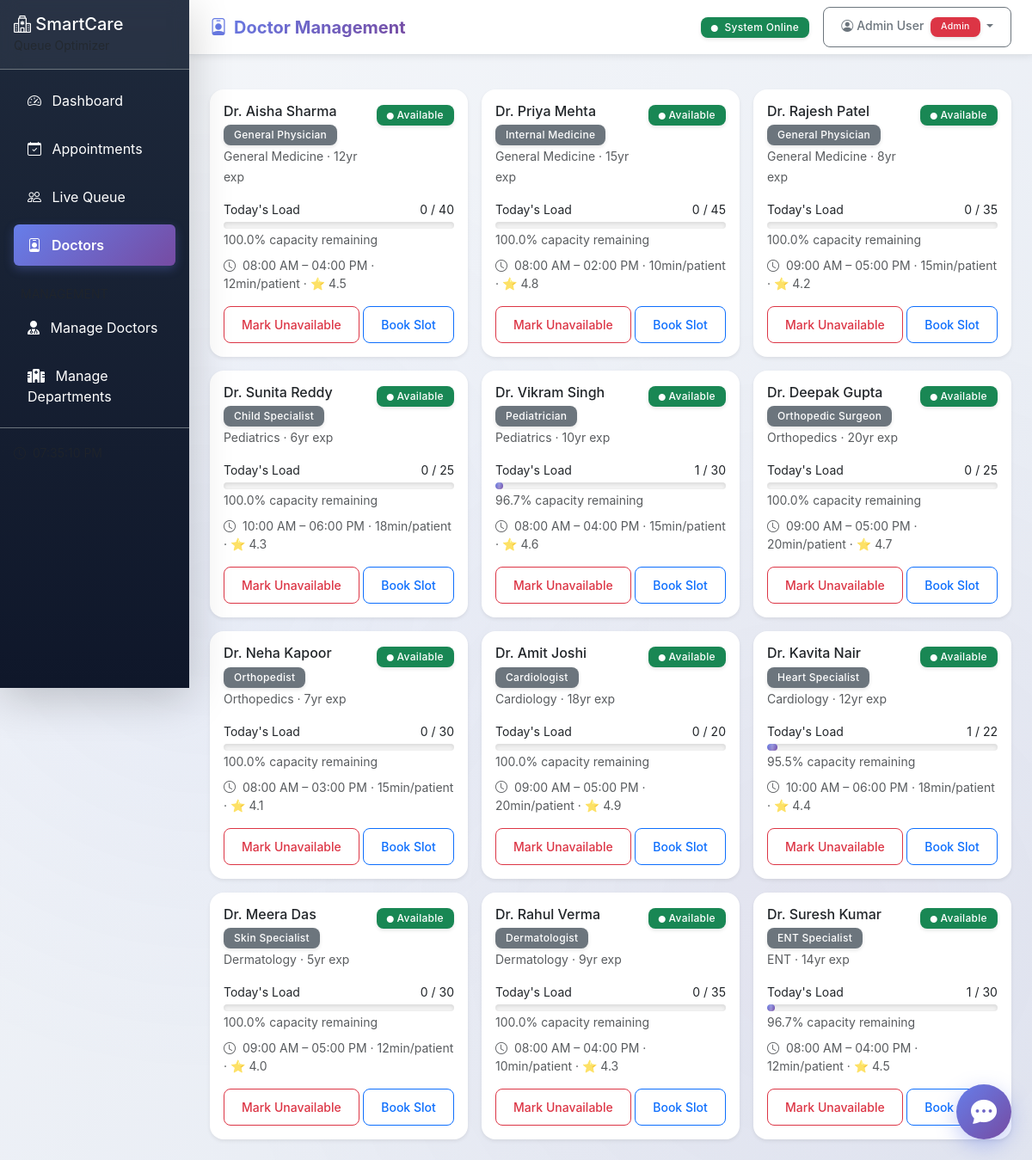
The page /admin/doctors/ (signed in) on the database its author committed.
### app/models/user.py (models this page shows, shortened)
class User(UserMixin, db.Model):
    __tablename__ = "users"
    id = db.Column(db.Integer, primary_key=True)
    name = db.Column(db.String(150), nullable=False)
    email = db.Column(db.String(120), unique=True, nullable=False, index=True)
    phone = db.Column(db.String(15), nullable=True)
    password_hash = db.Column(db.String(255), nullable=False)
    role = db.Column(db.String(20), nullable=False, default="user")  # user, admin
    is_active = db.Column(db.Boolean, default=True)
    is_verified = db.Column(db.Boolean, default=False)
    created_at = db.Column(db.DateTime, default=datetime.utcnow)
    last_login = db.Column(db.DateTime, nullable=True)
    patient_id = db.Column(db.Integer, db.ForeignKey("patients.id"), nullable=True)
    patient = db.relationship("Patient", backref="user_account", uselist=False)
    def is_admin(self):
        return self.role == "admin"

### app/models/models.py (models this page shows, shortened)
class Doctor(db.Model):
    __tablename__ = "doctors"
    id = db.Column(db.Integer, primary_key=True)
    name = db.Column(db.String(150), nullable=False)
    specialization = db.Column(db.String(100), nullable=False)
    department_id = db.Column(db.Integer, db.ForeignKey("departments.id"), nullable=False)
    experience_years = db.Column(db.Integer, default=0)
    avg_consultation_min = db.Column(db.Integer, default=15)
    max_patients_per_day = db.Column(db.Integer, default=40)
    is_available = db.Column(db.Boolean, default=True)
    shift_start = db.Column(db.Time, default=time(8, 0))
    shift_end = db.Column(db.Time, default=time(17, 0))
    rating = db.Column(db.Float, default=4.0)
    appointments = db.relationship("Appointment", backref="doctor", lazy="dynamic")
    @property
    def today_patient_count(self):
        today = date.today()
        return Appointment.query.filter(
            Appointment.doctor_id == self.id,
            Appointment.appointment_date == today,
            Appointment.status.in_(["scheduled", "checked_in", "in_progress"]),
        ).count()
    @property
    def availability_percentage(self):
        count = self.today_patient_count
        if self.max_patients_per_day == 0:
            return 0
        return max(0, 100 - (count / self.max_patients_per_day * 100))

class Department(db.Model):
    __tablename__ = "departments"
    id = db.Column(db.Integer, primary_key=True)
    name = db.Column(db.String(100), nullable=False, unique=True)
    floor = db.Column(db.Integer, default=1)
    max_capacity = db.Column(db.Integer, default=50)
    avg_consultation_min = db.Column(db.Integer, default=15)
    is_active = db.Column(db.Boolean, default=True)
    doctors = db.relationship("Doctor", backref="department", lazy="dynamic")
    appointments = db.relationship("Appointment", backref="department", lazy="dynamic")

### app/routes/doctors.py (the view)
@doctors_bp.route("/")
@admin_required
def list_doctors():
    doctors = Doctor.query.order_by(Doctor.department_id, Doctor.name).all()
    departments = Department.query.filter_by(is_active=True).all()
    doctor_data = []
    for doc in doctors:
        today_count = doc.today_patient_count
        availability = doc.availability_percentage
        doctor_data.append({
            "doctor": doc,
            "today_count": today_count,
            "availability": round(availability, 1),
            "status_color": (
                "#28a745" if availability > 50
                else "#ffc107" if availability > 20
                else "#dc3545"
            ),
        })
    return render_template(
        "doctors.html",
        doctor_data=doctor_data,
        departments=departments,
    )

### app/services/auth_service.py (called while the page is built)
def admin_required(f):
    @wraps(f)
    def decorated_function(*args, **kwargs):
        if not current_user.is_authenticated:
            flash('Please login to access this page.', 'warning')
            return redirect(url_for('auth.login'))
        if not current_user.is_admin():
            flash('Access denied. Admin privileges required.', 'danger')
            return redirect(url_for('patient_portal.home'))
        return f(*args, **kwargs)
    return decorated_function

### app/templates/doctors.html (shortened to what this page needs)
{% extends "base.html" %}
{% block page_title %}<i class="bi bi-person-badge me-2"></i>Doctor Management{% endblock %}
{% block content %}
<div class="row g-3">
    {% for item in doctor_data %}
    <div class="col-md-4">
        <div class="card border-0 shadow-sm h-100">
            <div class="card-body">
                <div class="d-flex justify-content-between align-items-start">
                    <div>
                        <h6 class="mb-1">Dr. {{ item.doctor.name }}</h6>
                        <span class="badge bg-secondary">{{ item.doctor.specialization }}</span>
                        <br>
                        <small class="text-muted">{{ item.doctor.department.name }} · {{ item.doctor.experience_years }}yr exp</small>
                    </div>
                    <div class="text-end">
                        {% if item.doctor.is_available %}
                        <span class="badge bg-success"><i class="bi bi-circle-fill" style="font-size:8px"></i> Available</span>
                        {% else %}
                        <span class="badge bg-danger"><i class="bi bi-circle-fill" style="font-size:8px"></i> Unavailable</span>
                        {% endif %}
                    </div>
                </div>
                <div class="mt-3">
                    <div class="d-flex justify-content-between small mb-1">
                        <span>Today's Load</span>
                        <span>{{ item.today_count }} / {{ item.doctor.max_patients_per_day }}</span>
                    </div>
                    <div class="progress" style="height: 8px;">
                        <div class="progress-bar" style="width: {{ 100 - item.availability }}%; background-color: {{ item.status_color }};"></div>
                    </div>
                    <small class="text-muted">{{ item.availability }}% capacity remaining</small>
                </div>
                <div class="mt-2 small text-muted">
                    <i class="bi bi-clock me-1"></i>
                    {{ item.doctor.shift_start.strftime('%I:%M %p') }} – {{ item.doctor.shift_end.strftime('%I:%M %p') }}
                    · {{ item.doctor.avg_consultation_min }}min/patient
                    · ⭐ {{ item.doctor.rating }}
                </div>
                <div class="mt-3">
                    <form method="POST" action="{{ url_for('doctors.toggle_availability', doc_id=item.doctor.id) }}" class="d-inline">
                        <button class="btn btn-sm {{ 'btn-outline-danger' if item.doctor.is_available else 'btn-outline-success' }}">
                            {{ 'Mark Unavailable' if item.doctor.is_available else 'Mark Available' }}
                        </button>
                    </form>
                    <a href="{{ url_for('appointments.book_appointment', doctor_id=item.doctor.id) }}"
                       class="btn btn-sm btn-outline-primary">Book Slot</a>
                </div>
            </div>
        </div>
    </div>
    {% else %}
    <div class="col-12 text-center text-muted py-5">
        <i class="bi bi-person-x fs-1"></i>
        <p>No doctors found. Run the seed script to add sample data.</p>
    </div>
    {% endfor %}
</div>
{% endblock %}

### app/templates/base.html (shortened to what this page needs)
<!DOCTYPE html>
<html lang="en" data-bs-theme="light">
<head>
    <link href="https://cdn.jsdelivr.net/npm/bootstrap@5.3.2/dist/css/bootstrap.min.css" rel="stylesheet">
    <link href="https://cdn.jsdelivr.net/npm/bootstrap-icons@1.11.2/font/bootstrap-icons.css" rel="stylesheet">
    <link rel="stylesheet" href="https://cdnjs.cloudflare.com/ajax/libs/font-awesome/6.4.0/css/all.min.css">
    <link href="{{ url_for('static', filename='css/style.css') }}" rel="stylesheet">
</head>
<body>
    {% if current_user.is_authenticated %}
    <div class="d-flex">
        <nav class="sidebar bg-dark text-white">
            <div class="sidebar-header p-3 border-bottom border-secondary">
                <h5 class="mb-0">
                    <i class="bi bi-hospital"></i> SmartCare
                </h5>
                <small class="text-muted">Queue Optimizer</small>
            </div>
            <ul class="nav flex-column p-2">
                {% if current_user.is_admin() %}
                <li class="nav-item">
                    <a class="nav-link text-white {% if request.endpoint == 'dashboard.index' %}active bg-primary rounded{% endif %}"
                       href="{{ url_for('dashboard.index') }}">
                        <i class="bi bi-speedometer2 me-2"></i> Dashboard
                    </a>
                </li>
                <li class="nav-item">
                    <a class="nav-link text-white {% if 'appointments' in request.endpoint|default('') %}active bg-primary rounded{% endif %}"
                       href="{{ url_for('appointments.list_appointments') }}">
                        <i class="bi bi-calendar-check me-2"></i> Appointments
                    </a>
                </li>
                <li class="nav-item">
                    <a class="nav-link text-white {% if 'queue' in request.endpoint|default('') %}active bg-primary rounded{% endif %}"
                       href="{{ url_for('queue.view_queue') }}">
                        <i class="bi bi-people me-2"></i> Live Queue
                    </a>
                </li>
                <li class="nav-item">
                    <a class="nav-link text-white {% if 'doctors' in request.endpoint|default('') %}active bg-primary rounded{% endif %}"
                       href="{{ url_for('doctors.list_doctors') }}">
                        <i class="bi bi-person-badge me-2"></i> Doctors
                    </a>
                </li>
                <li class="nav-item mt-3">
                    <small class="text-muted px-3">MANAGEMENT</small>
                </li>
                <li class="nav-item">
                    <a class="nav-link text-white {% if 'admin_mgmt.list_doctors' in request.endpoint|default('') %}active bg-primary rounded{% endif %}"
                       href="{{ url_for('admin_mgmt.list_doctors') }}">
                        <i class="fas fa-user-md me-2"></i> Manage Doctors
                    </a>
                </li>
                <li class="nav-item">
                    <a class="nav-link text-white {% if 'admin_mgmt.list_departments' in request.endpoint|default('') %}active bg-primary rounded{% endif %}"
                       href="{{ url_for('admin_mgmt.list_departments') }}">
                        <i class="fas fa-hospital me-2"></i> Manage Departments
                    </a>
                </li>
                {% endif %}
            </ul>
            <div class="p-3 mt-auto border-top border-secondary">
                <small class="text-muted">
                    <i class="bi bi-clock me-1"></i>
                    <span id="live-clock"></span>
                </small>
            </div>
        </nav>
        <main class="main-content flex-grow-1">
            <div class="topbar bg-white border-bottom px-4 py-2 d-flex justify-content-between align-items-center">
                <h5 class="mb-0">{% block page_title %}Dashboard{% endblock %}</h5>
                <div class="d-flex align-items-center gap-3">
                    <span class="badge bg-success">
                        <i class="bi bi-circle-fill me-1" style="font-size:8px"></i> System Online
                    </span>
                    <div class="dropdown">
                        <button class="btn btn-sm btn-outline-secondary dropdown-toggle" type="button" data-bs-toggle="dropdown">
                            <i class="bi bi-person-circle me-1"></i>{{ current_user.name }}
                            {% if current_user.is_admin() %}
                            <span class="badge bg-danger ms-1">Admin</span>
                            {% endif %}
                        </button>
                    </div>
                </div>
            </div>
            <div class="px-4 pt-3">
            </div>
            <div class="p-4">
                {% block content %}{% endblock %}
            </div>
        </main>
    </div>
    {% endif %}
    <div class="chatbot-container">
        <button class="chatbot-button" id="chatbot-button" title="Chat with us">
            <i class="bi bi-chat-dots-fill"></i>
        </button>
    </div>
</body>
</html>

### rows shown on the page
User: name "Admin User", is_active True (drawn)
Doctor: doctor.name "Aisha Sharma", doctor.specialization "General Physician", doctor.experience_years "12", doctor.max_patients_per_day "40", doctor.shift_start "08:00 AM", doctor.shift_end "04:00 PM", doctor.avg_consultation_min "12", doctor.rating "4.5", is_available "Mark Unavailable"
Department: doctor.department.name "General Medicine" "General Medicine" "General Medicine"
Doctor: doctor.name "Priya Mehta", doctor.specialization "Internal Medicine", doctor.experience_years "15", doctor.max_patients_per_day "45", doctor.shift_start "08:00 AM", doctor.shift_end "02:00 PM", doctor.avg_consultation_min "10", doctor.rating "4.8", is_available "Mark Unavailable"
Doctor: doctor.name "Rajesh Patel", doctor.specialization "General Physician", doctor.experience_years "8", doctor.max_patients_per_day "35", doctor.shift_start "09:00 AM", doctor.shift_end "05:00 PM", doctor.avg_consultation_min "15", doctor.rating "4.2", is_available "Mark Unavailable"
Doctor: doctor.name "Sunita Reddy", doctor.specialization "Child Specialist", doctor.experience_years "6", doctor.max_patients_per_day "25", doctor.shift_start "10:00 AM", doctor.shift_end "06:00 PM", doctor.avg_consultation_min "18", doctor.rating "4.3", is_available "Mark Unavailable"
Department: doctor.department.name "Pediatrics" "Pediatrics"
Doctor: doctor.name "Vikram Singh", doctor.specialization "Pediatrician", doctor.experience_years "10", doctor.max_patients_per_day "30", doctor.shift_start "08:00 AM", doctor.shift_end "04:00 PM", doctor.avg_consultation_min "15", doctor.rating "4.6", is_available "Mark Unavailable"
Doctor: doctor.name "Deepak Gupta", doctor.specialization "Orthopedic Surgeon", doctor.experience_years "20", doctor.max_patients_per_day "25", doctor.shift_start "09:00 AM", doctor.shift_end "05:00 PM", doctor.avg_consultation_min "20", doctor.rating "4.7", is_available "Mark Unavailable"
Department: doctor.department.name "Orthopedics" "Orthopedics"
Doctor: doctor.name "Neha Kapoor", doctor.specialization "Orthopedist", doctor.experience_years "7", doctor.max_patients_per_day "30", doctor.shift_start "08:00 AM", doctor.shift_end "03:00 PM", doctor.avg_consultation_min "15", doctor.rating "4.1", is_available "Mark Unavailable"
Doctor: doctor.name "Amit Joshi", doctor.specialization "Cardiologist", doctor.experience_years "18", doctor.max_patients_per_day "20", doctor.shift_start "09:00 AM", doctor.shift_end "05:00 PM", doctor.avg_consultation_min "20", doctor.rating "4.9", is_available "Mark Unavailable"
Department: doctor.department.name "Cardiology" "Cardiology"
Doctor: doctor.name "Kavita Nair", doctor.specialization "Heart Specialist", doctor.experience_years "12", doctor.max_patients_per_day "22", doctor.shift_start "10:00 AM", doctor.shift_end "06:00 PM", doctor.avg_consultation_min "18", doctor.rating "4.4", is_available "Mark Unavailable"
Doctor: doctor.name "Meera Das", doctor.specialization "Skin Specialist", doctor.experience_years "5", doctor.max_patients_per_day "30", doctor.shift_start "09:00 AM", doctor.shift_end "05:00 PM", doctor.avg_consultation_min "12", doctor.rating "4.0", is_available "Mark Unavailable"
Department: doctor.department.name "Dermatology" "Dermatology"
Doctor: doctor.name "Rahul Verma", doctor.specialization "Dermatologist", doctor.experience_years "9", doctor.max_patients_per_day "35", doctor.shift_start "08:00 AM", doctor.shift_end "04:00 PM", doctor.avg_consultation_min "10", doctor.rating "4.3", is_available "Mark Unavailable"
Doctor: doctor.name "Suresh Kumar", doctor.specialization "ENT Specialist", doctor.experience_years "14", doctor.max_patients_per_day "30", doctor.shift_start "08:00 AM", doctor.shift_end "04:00 PM", doctor.avg_consultation_min "12", doctor.rating "4.5", is_available "Mark Unavailable"
Department: doctor.department.name "ENT"

### other values the page prints
{{ item.today_count }} "0" "0" "0" "0" "1" "0" "0" "0" "1" "0" "0" "1"
{{ item.availability }} "100.0" "100.0" "100.0" "100.0" "96.7" "100.0" "100.0" "100.0" "95.5" "100.0" "100.0" "96.7"
